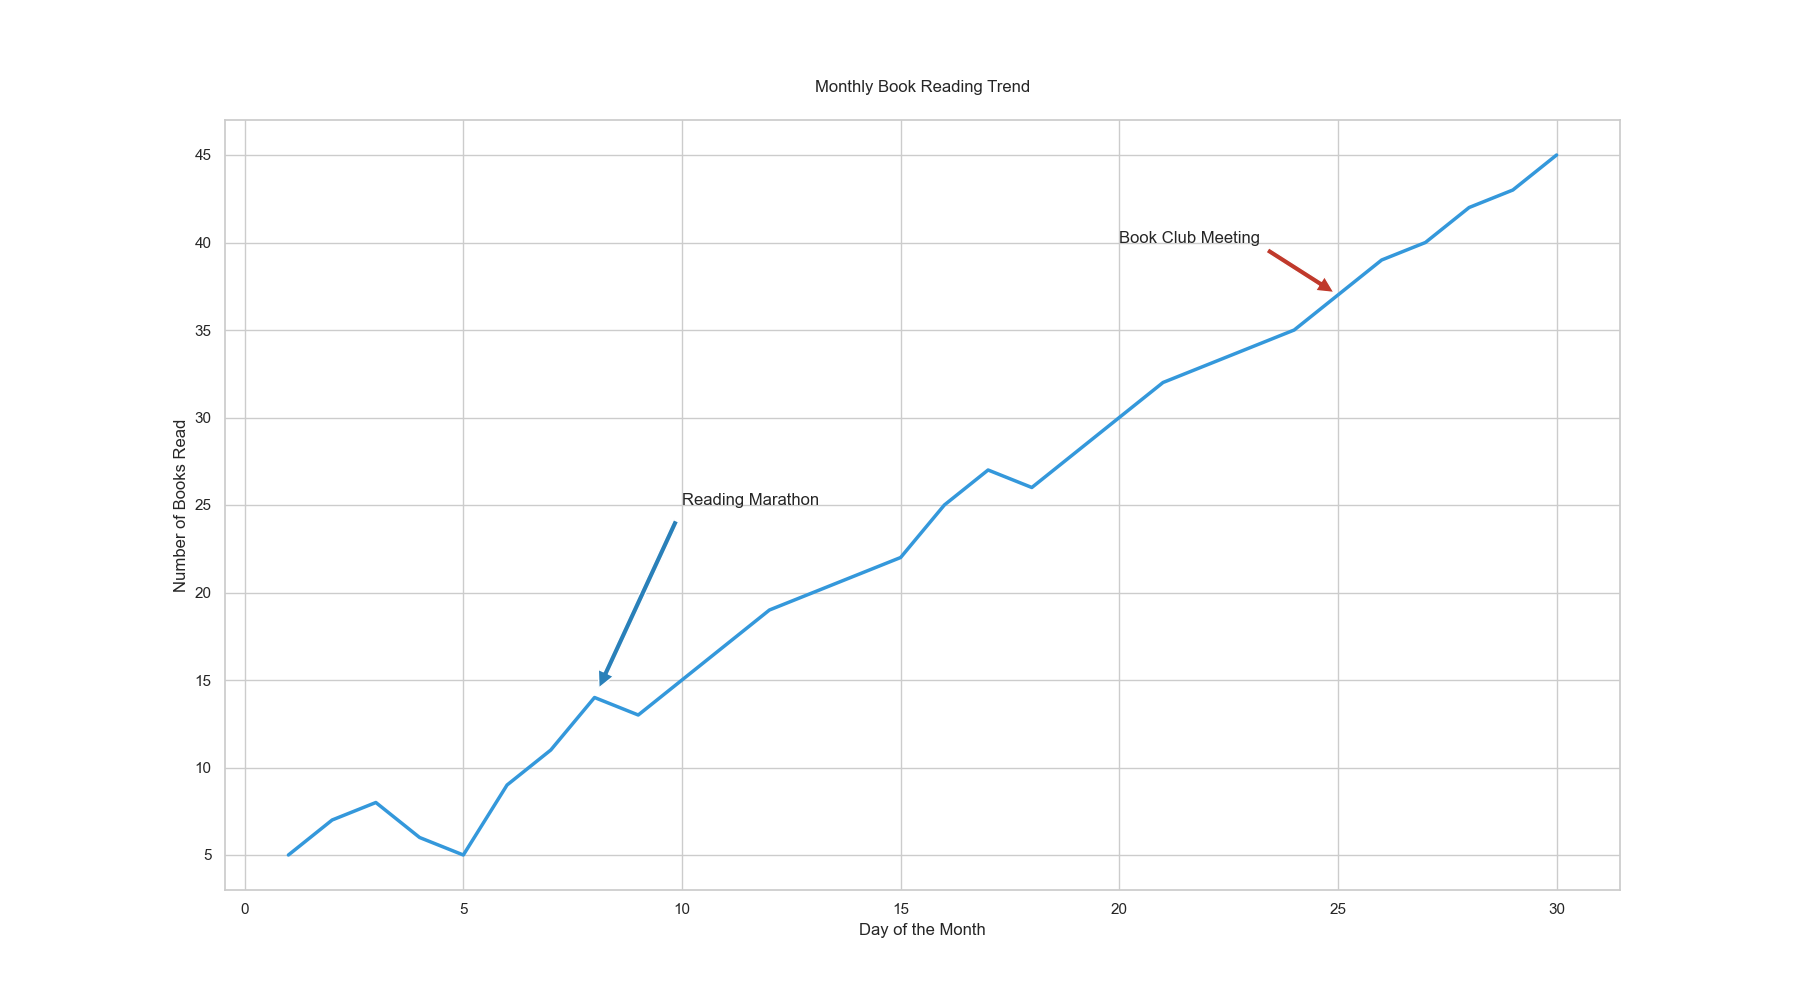

Recreate this plot in Python.

import seaborn as sns
import pandas as pd
import matplotlib.pyplot as plt

data = {
    'Day': [1, 2, 3, 4, 5, 6, 7, 8, 9, 10, 11, 12, 13, 14, 15, 16, 17, 18, 19, 20, 
            21, 22, 23, 24, 25, 26, 27, 28, 29, 30],
    'BooksRead': [5, 7, 8, 6, 5, 9, 11, 14, 13, 15, 17, 19, 20, 21, 22, 25, 27, 26, 28, 30, 
                  32, 33, 34, 35, 37, 39, 40, 42, 43, 45]
}

df = pd.DataFrame(data)

sns.set_style("whitegrid")

plt.figure(figsize=(18, 10))
line_plot = sns.lineplot(x='Day', 
                         y='BooksRead', 
                         data=df, 
                         color='#3498db', 
                         linewidth=2.5)

plt.annotate('Reading Marathon', xy=(8, 14), xytext=(10, 25),
             arrowprops=dict(facecolor='#2980b9', shrink=0.05))
plt.annotate('Book Club Meeting', xy=(25, 37), xytext=(20, 40),
             arrowprops=dict(facecolor='#c0392b', shrink=0.05))

plt.title('Monthly Book Reading Trend', pad=20)
plt.xlabel('Day of the Month')
plt.ylabel('Number of Books Read')

plt.show()
